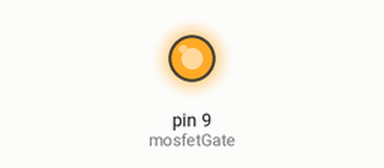
Bench run of a sketch on a simulated Arduino Uno, built with avr-gcc and run on an emulated ATmega328P. Parts: output pins drawn as LEDs (lit = HIGH).

Above: at 1.0 s.
At 3.0 s:
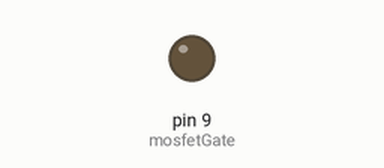
Timing chart, 0 to 5.2 s (numbered marks = the images above):
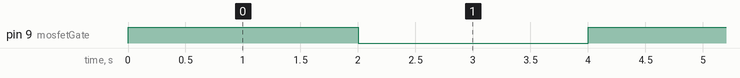

The sketch:

code.ino
```cpp
const int mosfetGate = 9;

void setup()
{
    pinMode(mosfetGate, OUTPUT);
}

void loop()
{
    digitalWrite(mosfetGate, HIGH);
    delay(2000);

    digitalWrite(mosfetGate, LOW);
    delay(2000);
}
```

Measured:
- by itself, pin 9 (mosfetGate): alternates HIGH for 2.0 s and LOW for 2.0 s
